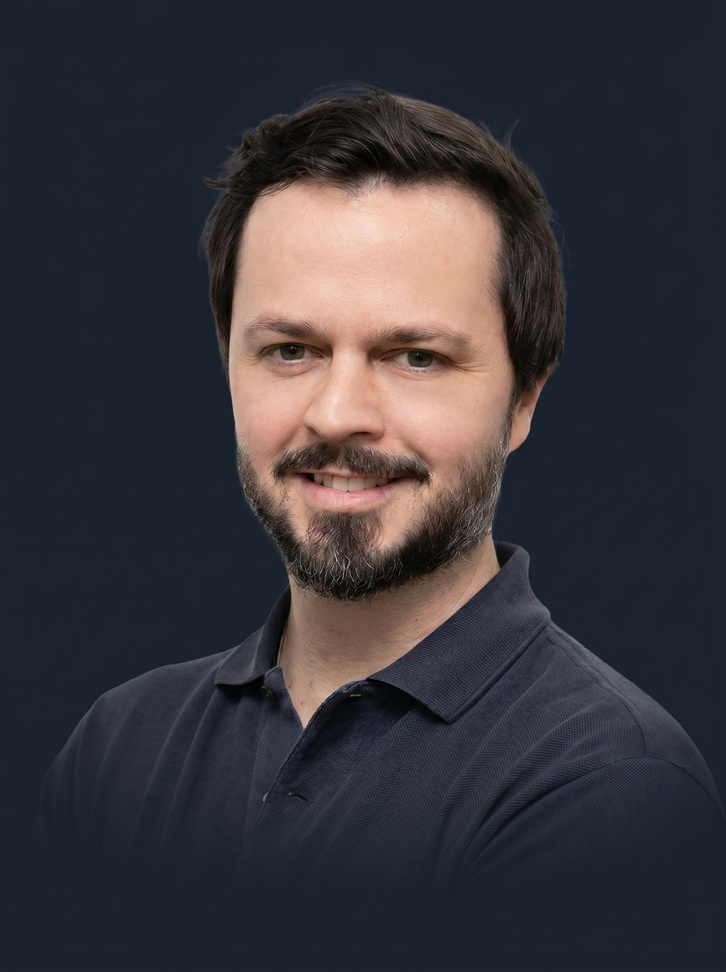
#> input picture team-photos/FelipeGuinle.jpeg, 726 x 972 px, shrunk from 1792 x 2400 before the run
$ python align_heads.py
#> lines starting #> are read from the running program, lines starting #| are printed output that depends on the picture; after the words box and inside, x2 and y2 are one past the last pixel; in counts of white or black regions, pixels touching at a corner belong together
"""
align_heads.py  (PIL version)
Detecta o topo da cabeça detectando pixels não-fundo e alinha todas as fotos.
"""
from PIL import Image
import numpy as np
import os

PHOTOS_DIR = "team-photos"
BG_COLOR = np.array([24, 32, 40], dtype=np.float32)   # #182028 em RGB
BG_TOLERANCE = 35          # threshold de distância do fundo
HEAD_MARGIN_PX = 28        # margem acima do topo da cabeça
JPEG_QUALITY = 95

photos = [
    "FelipeGuinle.jpeg",
    "RodrigoCardoso.jpeg",
    "Celson.jpeg",
    "ViniciusAlmeida.jpeg",
    "DaniloBarbosa.jpeg",
    "FelipeRibeiro.jpeg",
    "ThiagoOtuki.jpeg",
    "MayconBrito.jpeg",
    "MoraisJr.jpeg",
]

def find_head_top(arr_rgb):
    """Retorna o Y do primeiro pixel que diverge do fundo."""
    diff = np.linalg.norm(arr_rgb.astype(np.float32) - BG_COLOR, axis=2)
    mask = diff > BG_TOLERANCE
    rows = np.where(mask.any(axis=1))[0]
    return int(rows[0]) if len(rows) > 0 else 0

# --- Passo 1: medir ---
print("Analisando imagens...")
data = []
for fname in photos:
    path = os.path.join(PHOTOS_DIR, fname)
    try:
        img = Image.open(path).convert("RGB")
#> img is the input picture: PIL image 726x972 RGB; mean R, G, B 54.2, 53.1, 58.8
    except Exception as e:
        print(f"  [SKIP] {fname}: {e}")
        continue
    arr = np.array(img)
    head_top = find_head_top(arr)
#> in find_head_top, `diff = np.linalg.norm(arr_rgb.astype(np.float32) - BG_COLOR, axis=2)`:
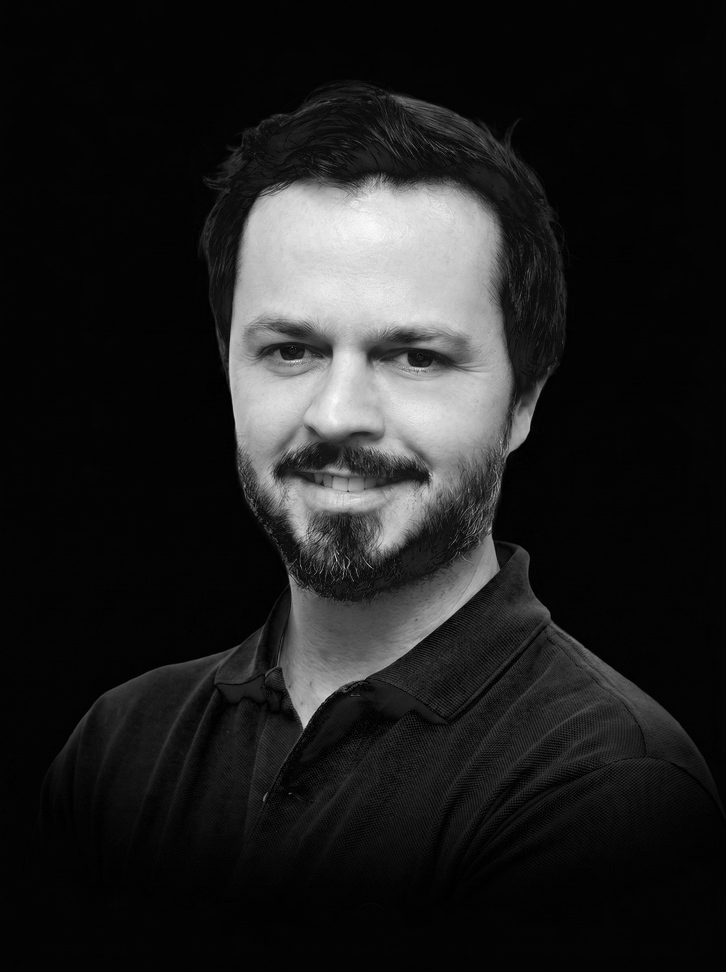
#> diff: shape (972, 726) float32; min 1, max 344.9, mean 44.4; drawn with min black and max white
#> in find_head_top, `mask = diff > BG_TOLERANCE`:
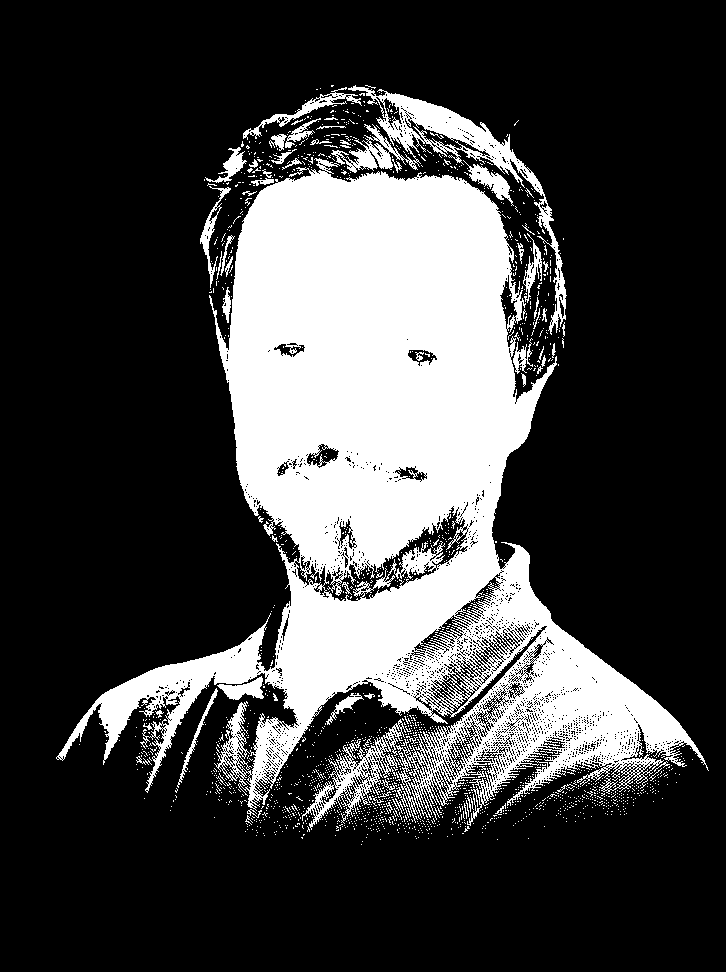
#> mask: shape (972, 726) bool; 25.6% white; 1745 white regions (1678 under 20 px), largest, box (x1, y1, x2, y2) and area: (56, 158, 709, 826) 160281, (331, 85, 567, 335) 6991, (302, 719, 406, 830) 2657
#> in find_head_top, `rows = np.where(mask.any(axis=1))[0]`: rows = 757 values from 85 to 844
#> head_top = 85
    print(f"  {fname}: topo da cabeça em y={head_top}  (altura={img.height})")
#|   FelipeGuinle.jpeg: topo da cabeça em y=85  (altura=972)
    data.append({"fname": fname, "img": img, "arr": arr, "head_top": head_top})
#> pass 2 of the loop `for fname in photos:`:
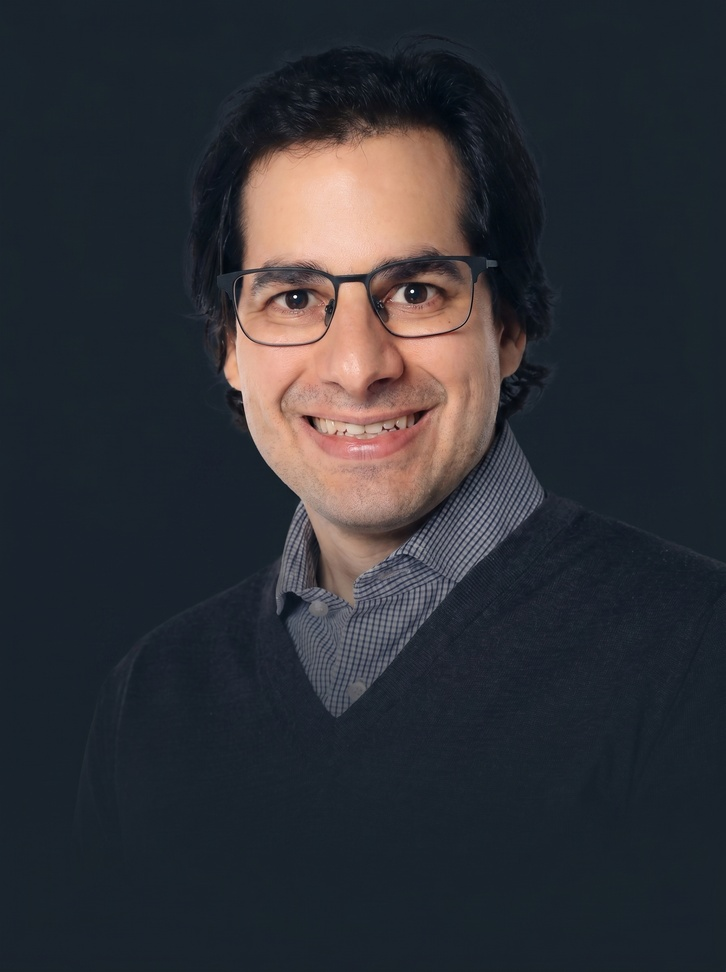
#> input picture team-photos/RodrigoCardoso.jpeg, 726 x 972 px, shrunk from 1792 x 2400 before the run
#> img is the input picture: PIL image 726x972 RGB; mean R, G, B 47.8, 49, 54.7
#> in find_head_top (call 2), `diff = np.linalg.norm(arr_rgb.astype(np.float32) - BG_COLOR, axis=2)`:
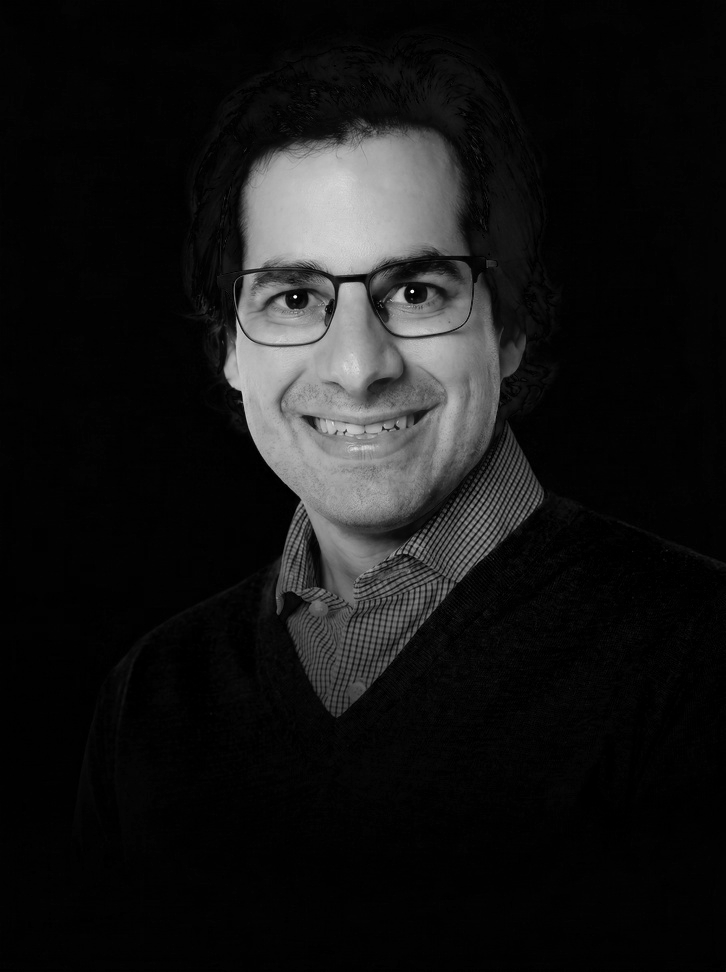
#> diff: shape (972, 726) float32; min 1, max 385.8, mean 35.5; drawn with min black and max white
#> in find_head_top (call 2), `mask = diff > BG_TOLERANCE`:
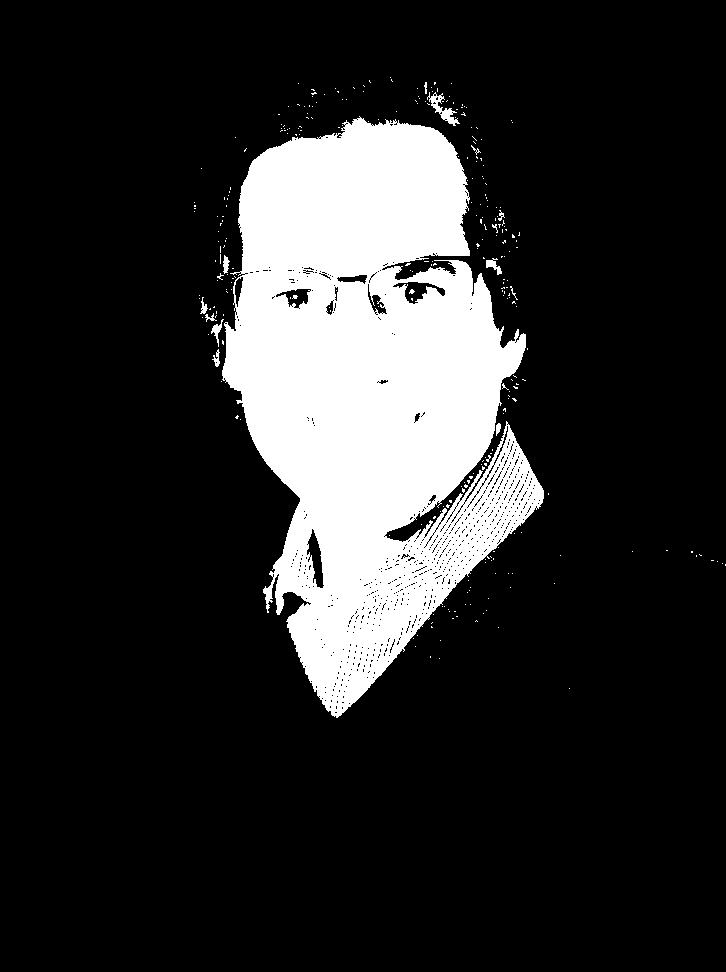
#> mask: shape (972, 726) bool; 16.7% white; 295 white regions (281 under 20 px), largest, box (x1, y1, x2, y2) and area: (222, 116, 544, 718) 116402, (427, 92, 460, 126) 334, (486, 258, 502, 275) 121
#> rows = 640 values from 77 to 717
#> head_top = 77
#|   RodrigoCardoso.jpeg: topo da cabeça em y=77  (altura=972)
#> pass 3 of the loop `for fname in photos:`:
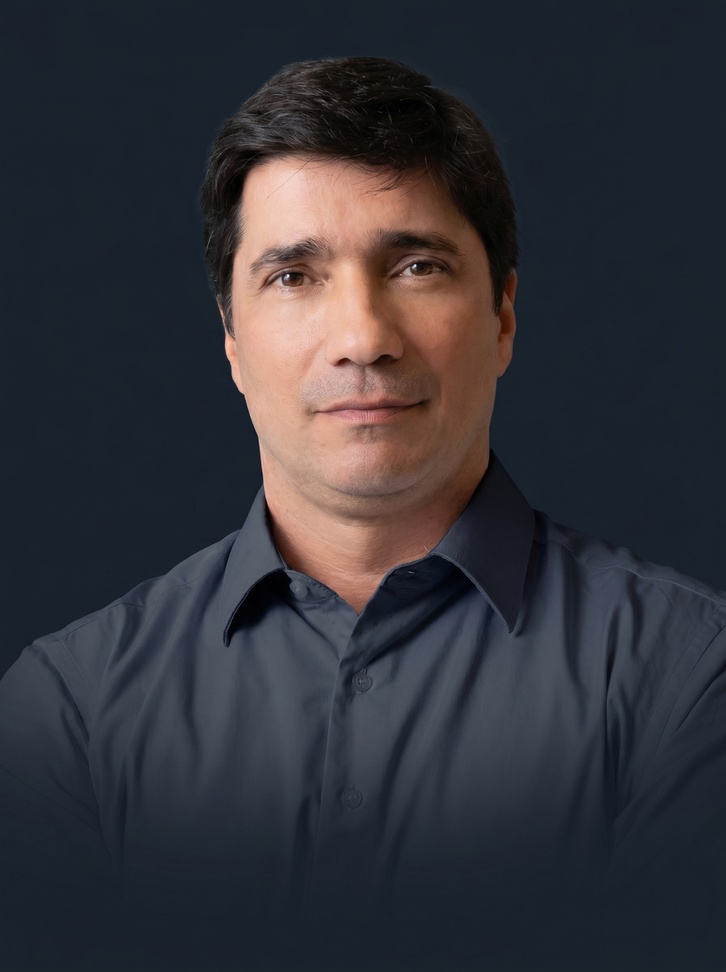
#> input picture team-photos/Celson.jpeg, 726 x 972 px, shrunk from 1792 x 2400 before the run
#> img is the input picture: PIL image 726x972 RGB; mean R, G, B 50.6, 50.4, 57.2
#> in find_head_top (call 3), `diff = np.linalg.norm(arr_rgb.astype(np.float32) - BG_COLOR, axis=2)`:
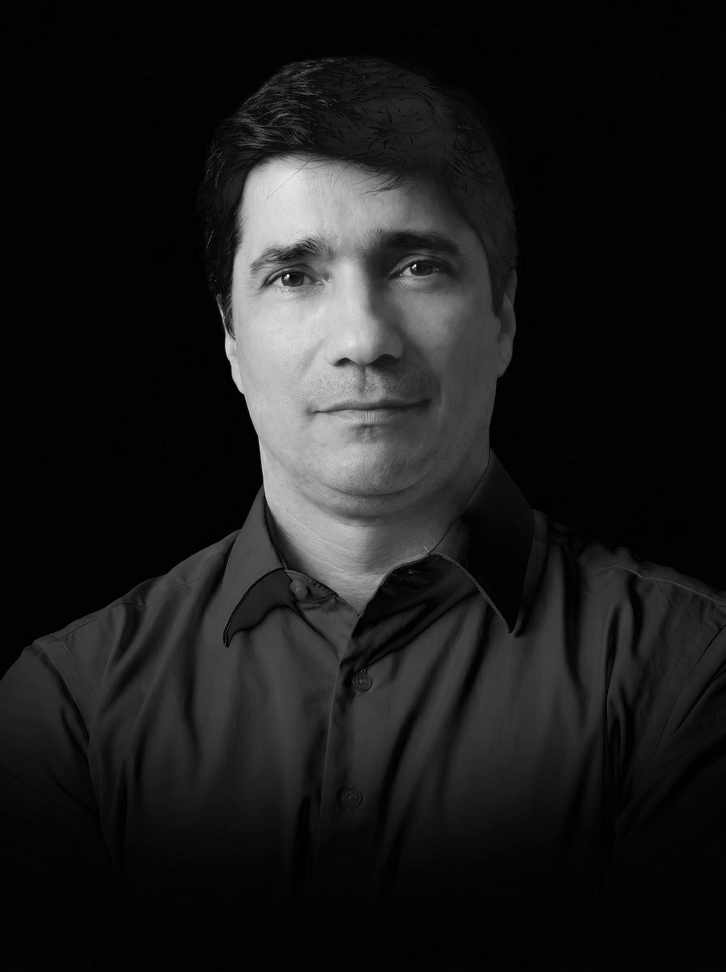
#> diff: shape (972, 726) float32; min 1, max 365.6, mean 41.1; drawn with min black and max white
#> in find_head_top (call 3), `mask = diff > BG_TOLERANCE`:
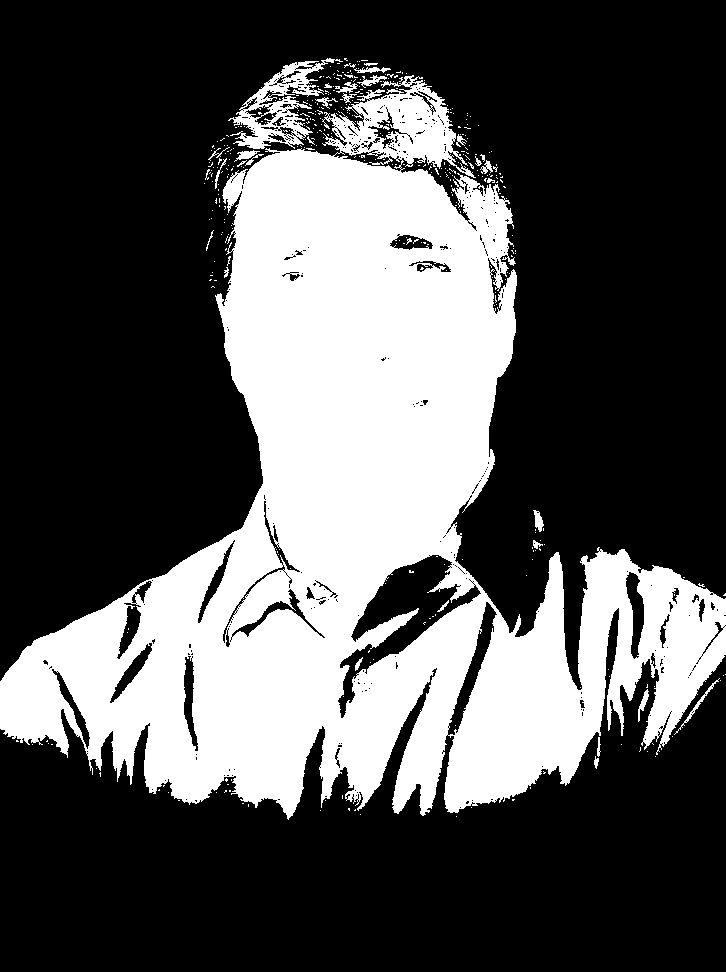
#> mask: shape (972, 726) bool; 32.5% white; 408 white regions (376 under 20 px), largest, box (x1, y1, x2, y2) and area: (0, 75, 726, 820) 223313, (228, 58, 343, 149) 3275, (674, 678, 720, 735) 172
#> rows = 762 values from 58 to 819
#> head_top = 58
#|   Celson.jpeg: topo da cabeça em y=58  (altura=972)
#> the loop made 9 passes; the first 3 are shown

if not data:
    print("Nenhuma imagem carregada.")
    exit()

# --- Passo 2: calcular deslocamento alvo ---
max_head_top = max(d["head_top"] for d in data)
target_y = max_head_top + HEAD_MARGIN_PX
print(f"\nTopo-alvo: y={target_y}px  (maior topo={max_head_top} + margem={HEAD_MARGIN_PX})")

# --- Passo 3: reposicionar ---
bg_rgb = tuple(int(x) for x in BG_COLOR)  # (24, 32, 40)
print("\nReposicionando e salvando...")
for d in data:
    arr = d["arr"]
    h, w = arr.shape[:2]
    shift = target_y - d["head_top"]   # positivo = mover imagem para baixo

    if shift > 0:
        pad = np.full((shift, w, 3), bg_rgb, dtype=np.uint8)
        new_arr = np.vstack([pad, arr])[:h]
    elif shift < 0:
        new_arr = np.vstack([arr[-shift:], np.full((-shift, w, 3), bg_rgb, dtype=np.uint8)])[:h]
    else:
        new_arr = arr

    out = Image.fromarray(new_arr)
    out_path = os.path.join(PHOTOS_DIR, d["fname"])
    out.save(out_path, "JPEG", quality=JPEG_QUALITY)
    print(f"  {d['fname']}  shift={shift:+d}px  → salvo")
#> this loop made 6 passes
#> pass 1, `pad = np.full((shift, w, 3), bg_rgb, dtype=np.uint8)`:
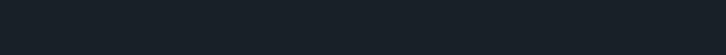
#> pad: shape (55, 726, 3); mean of channels 0, 1, 2 24, 32, 40; drawn as R, G, B
#> pass 1, `new_arr = np.vstack([pad, arr])[:h]`:
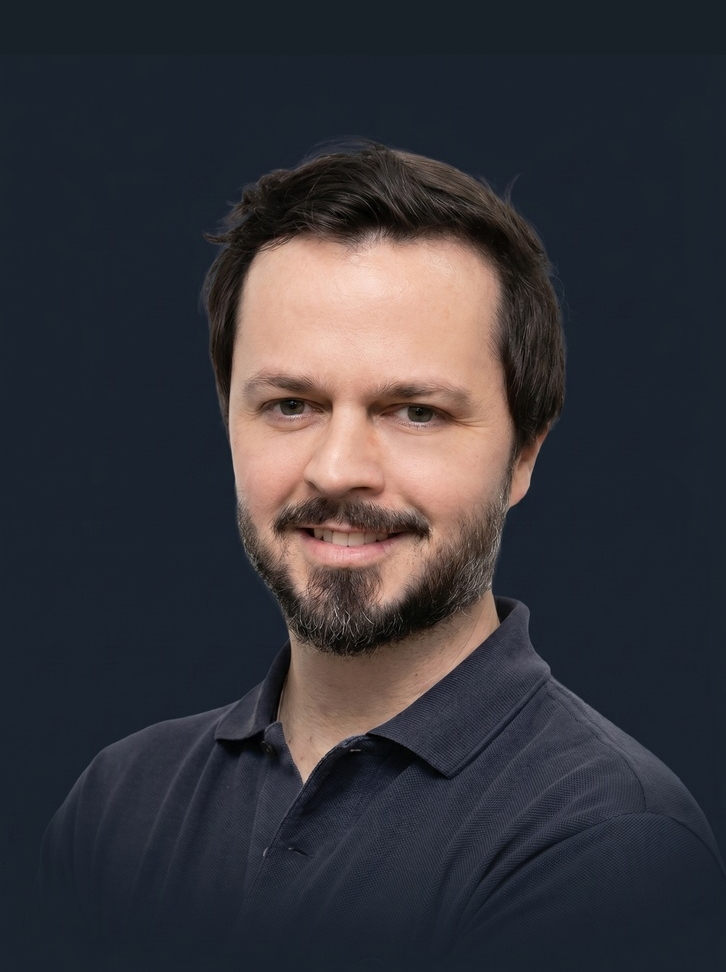
#> new_arr: shape (972, 726, 3); mean of channels 0, 1, 2 54.1, 53, 58.5; drawn as R, G, B
#> pass 2, `pad = np.full((shift, w, 3), bg_rgb, dtype=np.uint8)`:
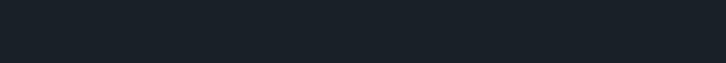
#> pad: shape (63, 726, 3); mean of channels 0, 1, 2 24, 32, 40; drawn as R, G, B
#> pass 2, `new_arr = np.vstack([pad, arr])[:h]`:
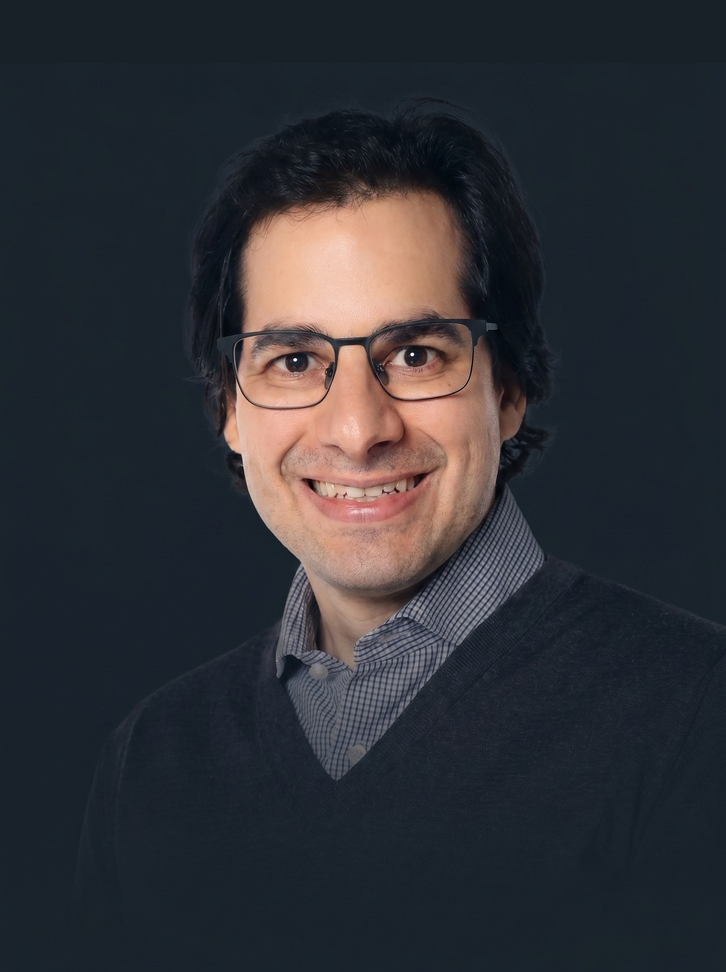
#> new_arr: shape (972, 726, 3); mean of channels 0, 1, 2 47.7, 48.8, 54.4; drawn as R, G, B
#> after the loop:
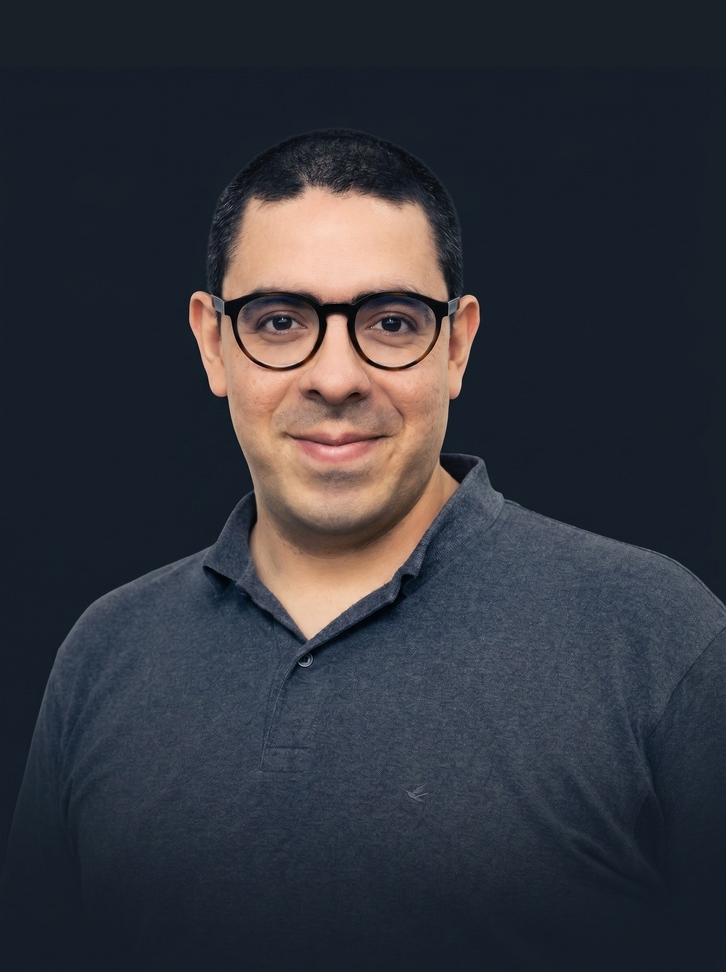
#> new_arr: shape (972, 726, 3); mean of channels 0, 1, 2 50.4, 52.8, 60.4; drawn as R, G, B

print("\nConcluído! Recarregue o browser.")
